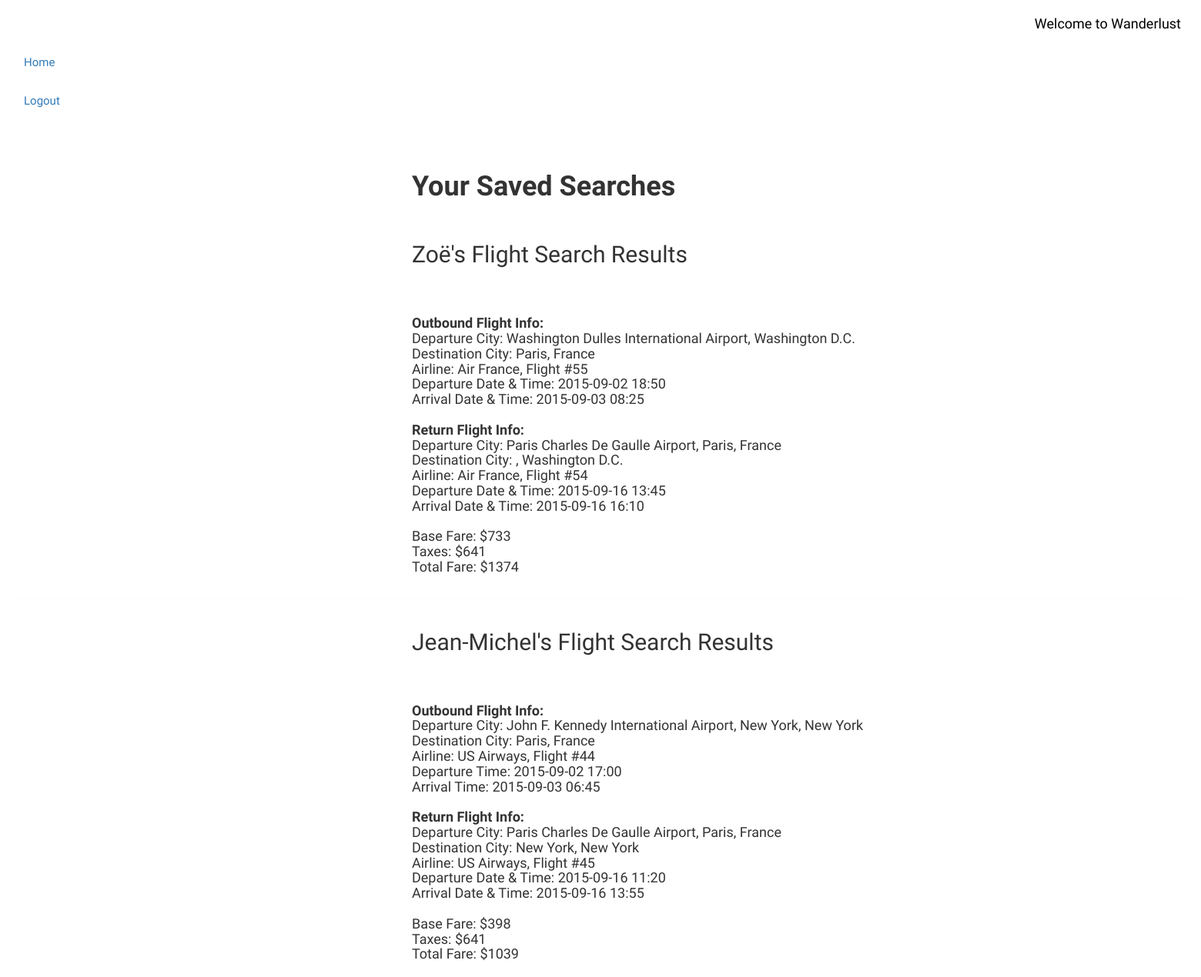
/saved_searches (signed in), run on the app's committed database.
### model.py (models this page shows)
class Search(db.Model):
    __tablename__ = "searches"
    search_id = db.Column(db.Integer, autoincrement=True, primary_key=True, nullable=False)
    user_id = db.Column(db.Integer, db.ForeignKey('users.user_id'), nullable=True)
    traveler1_name = db.Column(db.String(150), nullable=True)
    traveler2_name = db.Column(db.String(150), nullable=True)
    traveler1_origin = db.Column(db.String(75), nullable=True)
    traveler2_origin = db.Column(db.String(75), nullable=True)
    traveler1_max_price = db.Column(db.Integer, nullable=True)
    traveler2_max_price = db.Column(db.Integer, nullable=True)
    departure_date = db.Column(db.String(75), nullable=True)
    return_date = db.Column(db.String(75), nullable=True)
    destination = db.Column(db.String(75), nullable=True)
    users = db.relationship('User', backref=db.backref('searches', order_by=search_id))

class Flight(db.Model):
    __tablename__ = "flights"
    flight_id = db.Column(db.Integer, autoincrement=True, primary_key=True, nullable=False)
    user_id = db.Column(db.Integer, db.ForeignKey('users.user_id'), nullable=True)
    outbound_city_origin = db.Column(db.String(75), nullable=False)
    outbound_city_final_destination = db.Column(db.String(75), nullable=False)
    outbound_airline_code = db.Column(db.String(75), nullable=False)
    outbound_airline_name = db.Column(db.String(75), nullable=False)
    outbound_flight_number = db.Column(db.Integer, nullable=False)
    outbound_datetime_departure = db.Column(db.String(75), nullable=False)
    outbound_datetime_arrival = db.Column(db.String(75), nullable=False)
    inbound_city_origin = db.Column(db.String(75), nullable=False)
    inbound_city_final_destination = db.Column(db.String(75), nullable=False)
    inbound_airline_code = db.Column(db.String(75), nullable=False)
    inbound_airline_name = db.Column(db.String(75), nullable=False)
    inbound_flight_number = db.Column(db.Integer, nullable=False)
    inbound_datetime_departure = db.Column(db.String(75), nullable=False)
    inbound_datetime_arrival = db.Column(db.String(75), nullable=False)
    outbound_destination_city_airport = db.Column(db.String(75), nullable=True)
    inbound_destination_city_airport = db.Column(db.String(75), nullable=True)
    outbound_city_airport = db.Column(db.String(75), nullable=True)
    inbound_city_airport = db.Column(db.String(75), nullable=True)
    base_fare = db.Column(db.Integer, nullable=False)
    taxes = db.Column(db.Integer, nullable=False)
    total_fare = db.Column(db.Integer, nullable=False)
    user = db.relationship('User', backref=db.backref('flights', order_by=user_id))

### server.py (the view)
@app.route('/saved_searches', methods=['GET'])
def view_saved_searches():
    user_id = session['user_id']
    saved_searches = SavedSearch.query.filter_by(user_id=user_id).all()
    for flight in saved_searches:
        print flight
        flight_list = []
        t1_flights = Flight.query.filter_by(flight_id=flight.t1_flight_id).all()
        t2_flights = Flight.query.filter_by(flight_id=flight.t2_flight_id).all()
        flight_list.append((t1_flights, t2_flights))
    for travelers in saved_searches:
        traveler_info = []
        traveler = Search.query.filter_by(search_id=travelers.search_id).all()
        traveler_info.append(traveler)
    return render_template("saved_searches.html", saved_searches=saved_searches, flight_list=flight_list, traveler_info=traveler_info)

### templates/saved_searches.html
{% extends 'base.html' %}
{% block content %}
<div class="container-fluid">
    <div>
        <ul class="list-unstyled">
            <li>
        {% for result in flight_list %}{% for item in traveler_info %}
                <div class="row">
                    <div class="col-md-12 col-md-offset-4">
                        <h1><b>Your Saved Searches</b></h1><br>
        <h2>{{item[0].traveler1_name}}'s Flight Search Results</h2><br><br>
        <h4><b>Outbound Flight Info:</b><br>
        Departure City: {{result[0][0].outbound_city_airport}}, {{result[0][0].outbound_city_origin}}<br>
        Destination City: {{result[0][0].outbound_city_final_destination}}<br>
        Airline: {{result[0][0].outbound_airline_name}}, Flight #{{result[0][0].outbound_flight_number}}<br>
        Departure Date & Time: {{result[0][0].outbound_datetime_departure}}<br>
        Arrival Date & Time: {{result[0][0].outbound_datetime_arrival}}<br><br>
        <b>Return Flight Info:</b><br>
        Departure City: {{result[0][0].inbound_city_airport}}, {{result[0][0].inbound_city_origin}}
        <br>Destination City: {{result[0][0].inbound_destination_city_airport}}, {{result[0][0].inbound_city_final_destination}}<br>
        Airline: {{result[0][0].inbound_airline_name}}, Flight #{{result[0][0].inbound_flight_number}}<br>
        Departure Date & Time: {{result[0][0].inbound_datetime_departure}}<br>
        Arrival Date & Time: {{result[0][0].inbound_datetime_arrival}}<br><br>
        Base Fare: ${{result[0][0].base_fare}}<br>
        Taxes: ${{result[0][0].taxes}}<br>
        Total Fare: ${{result[0][0].total_fare}}</h4>
                    </div>
                </div>
            </li>
        </ul>
    </div>
<hr>
    <div>
        <ul class="list-unstyled">
            <li>
                <div class="row">
                    <div class="col-md-12 col-md-offset-4">
        <h2>{{item[0].traveler2_name}}'s Flight Search Results</h2><br><br>
    <h4><b>Outbound Flight Info:</b><br>
    Departure City: {{result[1][0].outbound_city_airport}}, {{result[1][0].outbound_city_origin}}<br>
    Destination City: {{result[1][0].outbound_city_final_destination}}<br>
    Airline: {{result[1][0].outbound_airline_name}}, Flight #{{result[1][0].outbound_flight_number}}<br>
    Departure Time: {{result[1][0].outbound_datetime_departure}}<br>
    Arrival Time: {{result[1][0].outbound_datetime_arrival}}<br><br>
    <b>Return Flight Info:</b><br>
    Departure City: {{result[1][0].inbound_city_airport}}, {{result[1][0].inbound_city_origin}}<br>
    Destination City: {{result[1][0].inbound_city_final_destination}}<br>
    Airline: {{result[1][0].inbound_airline_name}}, Flight #{{result[1][0].inbound_flight_number}}<br>
    Departure Date & Time: {{result[1][0].inbound_datetime_departure}}<br>
    Arrival Date & Time: {{result[1][0].inbound_datetime_arrival}}<br><br>
    Base Fare: ${{result[1][0].base_fare}}<br>
    Taxes: ${{result[1][0].taxes}}<br>
    Total Fare: ${{result[1][0].total_fare}}</h4>
                    </div>
                </div>
            </li>
        </ul>
        {% endfor %}{% endfor %}
</div>
</div>
{% endblock %}

### templates/base.html (style rules this page uses)
body { font-family: 'Special Elite', serif; font-size: 15px; }

### data on the page
Search: traveler1_name "Zoë", traveler2_name "Jean-Michel"
Flight: outbound_city_airport "Washington Dulles International Airport", outbound_city_origin "Washington D.C.", outbound_city_final_destination "Paris, France", outbound_airline_name "Air France", outbound_flight_number "55", outbound_datetime_departure "2015-09-02 18:50", outbound_datetime_arrival "2015-09-03 08:25", inbound_city_airport "Paris Charles De Gaulle Airport", inbound_city_origin "Paris, France", inbound_city_final_destination "Washington D.C.", inbound_airline_name "Air France", inbound_flight_number "54", inbound_datetime_departure "2015-09-16 13:45", inbound_datetime_arrival "2015-09-16 16:10", base_fare "733", taxes "641", total_fare "1374"
Flight: outbound_city_airport "John F. Kennedy International Airport", outbound_city_origin "New York, New York", outbound_city_final_destination "Paris, France", outbound_airline_name "US Airways", outbound_flight_number "44", outbound_datetime_departure "2015-09-02 17:00", outbound_datetime_arrival "2015-09-03 06:45", inbound_city_airport "Paris Charles De Gaulle Airport", inbound_city_origin "Paris, France", inbound_city_final_destination "New York, New York", inbound_airline_name "US Airways", inbound_flight_number "45", inbound_datetime_departure "2015-09-16 11:20", inbound_datetime_arrival "2015-09-16 13:55", base_fare "398", taxes "641", total_fare "1039"
